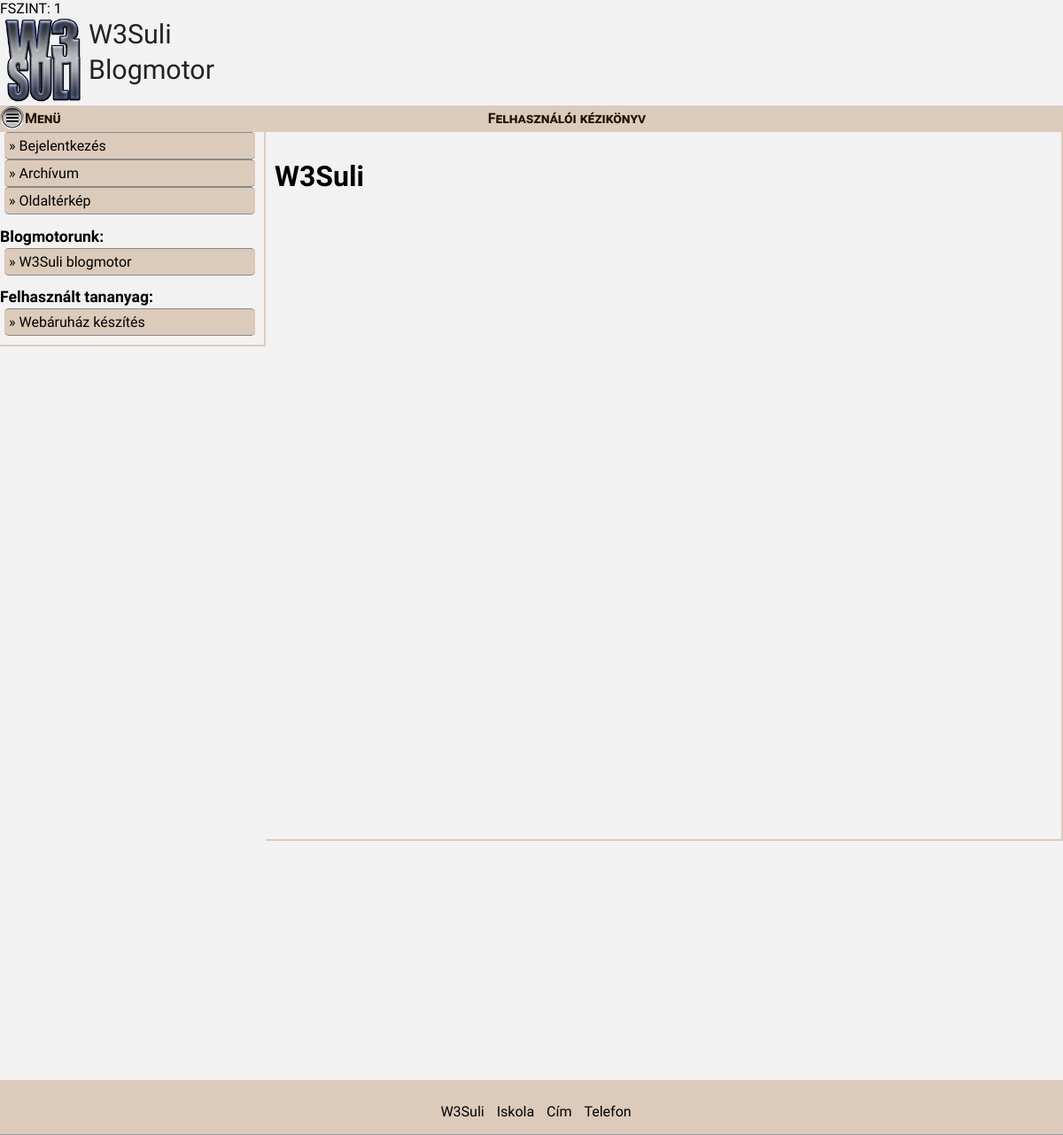
The page / on the database its author committed.
### tables this page shows
CREATE TABLE IF NOT EXISTS `AlapAdatok` (
  `id` int(10) NOT NULL AUTO_INCREMENT,
  `WebhelyNev` varchar(50) NOT NULL DEFAULT '',
  `Iskola` varchar(255) NOT NULL DEFAULT '',
  `Cim` varchar(255) NOT NULL DEFAULT '',
  `Telefon` varchar(20) NOT NULL DEFAULT '',
  `Stilus` smallint(6) NOT NULL DEFAULT '0',
  `HeaderImg` varchar(60) NOT NULL DEFAULT '',
  `FavIcon` varchar(60) NOT NULL DEFAULT '',
  `HeaderStr` varchar(200) NOT NULL DEFAULT '',
  `GoogleKod` varchar(50) NOT NULL DEFAULT '',
  `GooglePlus` tinyint(4) NOT NULL DEFAULT '0',
  `HEADextra` varchar(255) NOT NULL DEFAULT '',
  `FacebookURL` varchar(50) NOT NULL DEFAULT '',
  `FacebookOK` tinyint(4) NOT NULL DEFAULT '0',
  PRIMARY KEY (`id`)
);

CREATE TABLE IF NOT EXISTS `FoMenuLink` (
  `id` int(11) NOT NULL AUTO_INCREMENT,
  `LNev` varchar(50) NOT NULL DEFAULT '',
  `LURL` varchar(50) NOT NULL,
  `LPrioritas` tinyint(4) NOT NULL,
  PRIMARY KEY (`id`)
);

### php/Alapbeallitasok.php (called while the page is built, shortened)
<?php
function getAlapbeallitasok() {
    global $MySqliLink;
    $SelectStr   = "SELECT * FROM AlapAdatok LIMIT 1";
    $result      = mysqli_query($MySqliLink,$SelectStr) OR die("Hiba gAb 1");
    $rowDB       = mysqli_num_rows($result);
    if($rowDB>0){
       $row      = mysqli_fetch_array($result, MYSQLI_ASSOC); mysqli_free_result($result);
    }
    return $row;
}
?>

### php/Lapozas.php (called while the page is built, shortened)
<?php
function getKatLapinfo($MaxDBperOldal) {
    global $MySqliLink, $Aktoldal, $oURL, $oLap;
    $AktLap = 1;
    $arrLapinfo              = array();
    $arrLapinfo['SelectStr'] = '';
    $arrLapinfo['OsszDB']    = '';
    $arrLapinfo['LapozHTML'] = '';
    $LapozHTML               = '';
    $SelectStr     = "SELECT * FROM Oldalak WHERE OSzuloId=".$Aktoldal['id']."
                     AND OTipus<10 order by OPrioritas DESC, ONev";
    $result        = mysqli_query($MySqliLink,$SelectStr) OR die("Hiba LInf 01 ");
    $MaxOldal      = mysqli_num_rows($result);
    $arrLapinfo['LapozHTML']= $LapozHTML;
    return $arrLapinfo;
}
function getCikkLapinfo($MaxDBperOldal) {
   global $MySqliLink, $Aktoldal, $oURL, $oLap, $CCim;
    $AktLap    = 1;
    $LapozHTML = '';
    $arrLapinfo              = array();
    $arrLapinfo['SelectStr'] = '';
    $arrLapinfo['OsszDB']    = '';
    $arrLapinfo['LapozHTML'] = '';
    if ($_SESSION['SzerkCikk'.'id'] == 0) {
        if ($_SESSION['AktFelhasznalo'.'FSzint']==1) {
              $SelectStr = "SELECT C.id, C.CNev, C.CLeiras, C.CTartalom, C.CLathatosag, C.CSzerzo, C.CSzerzoNev, C.CModositasTime
                            FROM Cikkek AS C
                            LEFT JOIN OldalCikkei AS OC
                            ON OC.Cid= C.id
                            WHERE
                               OC.Oid=".$Aktoldal['id']." AND
                               C.CLathatosag>2
                            ORDER BY  OC.CPrioritas DESC, C.CModositasTime DESC";
        }
    }
    $result        = mysqli_query($MySqliLink,$SelectStr) OR die("Hiba CLInf 01 xa ");
    $MaxCikk       = mysqli_num_rows($result);
    $arrLapinfo['LapozHTML']= $LapozHTML;
    return $arrLapinfo;
}
?>

### php/AlapFgvek.php (called while the page is built, shortened)
<?php
    function getTXTtoURL($txt) {
        $arr = array(' ' => '_', ',' => '_',  ';' => '',  '"' => '',  "'" => '',  ':' => '',  '  ' => '__', '   ' => '___', 'á' => 'a', 'Á' => 'A',
               'é' => 'e', 'É' => 'e', 'ó' => 'o', 'Ó' => 'O', 'í' => 'i', 'Í' => 'I', 'Ú' => 'U', 'ú' => 'u', 'Ö' => 'O',
               'ö' => 'o', 'Ő' => 'O', 'ő' => 'o', 'Ü' => 'U', 'ü' => 'u', 'Ű' => 'U', 'ű' => 'u', '.' => '_', "\x5C" => "",
               "/" => "", '|' => '', '?' => '', '*' => '', '\\' => '', ':' => '', '<' => '', '<' => '>');
        $txt = strtr($txt ,$arr);
        return $txt;
    }
?>

### index.php (the view, shortened to what this page needs)
<?php
  $Aktoldal       = array();
  require_once 'php/AlapFgvek.php';
  if (isset($_GET['lap'])) { $oLap = INT_post($_GET['lap']);}    else { $oLap = 0;}
  if (isset($_GET['cim'])) { $CCim = getTXTtoURL($_GET['cim']);} else { $CCim = '';}
  require_once("init/db/start.php");
  require_once("php/Alapbeallitasok.php");
  $AlapAdatok = getAlapbeallitasok();
  require_once("php/Oldal.php");
  require_once("php/Lapozas.php");
  require_once 'php/FoMenu.php';
  require_once 'php/Menu.php';
  require_once 'php/Lablec.php';
  require_once 'php/MenuPlusz.php';
  getOldalData($oURL);
?>
<!DOCTYPE html>
<html lang="hu">
  <head>
     <link type="text/css" rel="stylesheet" media="all"   href="css/w3suli_alap.css" />
     <link type="text/css" rel="stylesheet" media="all"   href="css/w3suli_szerkeszt.css" />
     <link type="text/css" rel="stylesheet" media="all"   href="css/w3suli_responsive.css" />
     <?php echo getHead(); ?>
  </head>
  <body onLoad='JSonLoad()'>
     <div id='Keret'>
       <header id='FoHeder'>
		   <a href="./" id="logoImgLink"><img src="img/ikonok/HeaderImg/<?php echo $AlapAdatok['HeaderImg']; ?>" alt="logó" title="Oldal neve" style="float:left;"></a>
		   <a href="./" id="logoLink"> <?php echo $AlapAdatok['HeaderStr']; ?></a>
	   </header>
       <nav id='FoNav'>
		 <div id='FoNavBal'>
		   <label for="chmenu" class="MenusorElem" id="MenuLabel">
             <img src="img/ikonok/menu228.png" alt="Menü" title="Menü" style="float:left;" id="MenuIkon2">
             <span id="MENUGombDiv"><?php echo U_INDEX_MENU; ?> </span>
           </label>
         </div>
         <div id='FoNavJobb'>
	     <?php echo getFoMenuHTML(); ?>
	 </div>
       </nav>
       <div id='BelsoKeret'>
		  <nav id='HelyiNav'>
                     <?php echo getMenuHTML()?>
		  </nav>
		  <div id='Tartalom'>
                        <?php echo getOldalHTML(); ?>
		  </div>
		  <aside id='KiegeszitoInfo'><?php echo getKiegTHTML(); ?></aside>
       </div>
       <footer id='FoFooter'><?php echo getLablecHTML(); ?></footer>
     </div>
  </body>
</html>

### php/Oldal.php (shortened to what this page needs)
<?php
    $Aktoldal['id']                 = -1;
    $Aktoldal['ONev']               = '';
    $Aktoldal['OUrl']               = '';
    $Aktoldal['OLathatosag']        = 0;
    $Aktoldal['OPrioritas']         = 0;
    $Aktoldal['OLeiras']            = '';
    $Aktoldal['OKulcsszavak']       = '';
    $Aktoldal['OSzuloId']           = 0;
    $Aktoldal['OTipus']             = -1;
    $Aktoldal['OTartalom']          = '';
    $Aktoldal['OImgDir']            = '';
    $Aktoldal['OImg']               = '';
    $Aktoldal['OLatszik']           = 1;
    function getOldalData($OUrl) {
        global $Aktoldal, $SzuloOldal, $NagyszuloOldal, $DedSzuloId, $UkSzuloId, $MySqliLink;
        $tiszta_OURL = $OUrl;
        if ($tiszta_OURL=='') {$tiszta_OURL = 'kezdolap';}
        $SelectStr   = "SELECT * FROM Oldalak WHERE OUrl='$tiszta_OURL' LIMIT 1";
        $result      = mysqli_query($MySqliLink,$SelectStr) OR die("Hiba gOD 01 ");
        $rowDB       = mysqli_num_rows($result);
        if ($rowDB > 0) {
          $row    = mysqli_fetch_array($result, MYSQLI_ASSOC); mysqli_free_result($result);
          $Aktoldal['id']           = $row['id'];
          $Aktoldal['ONev']         = $row['ONev'];
          $Aktoldal['OUrl']         = $row['OUrl'];
          $Aktoldal['OLathatosag']  = $row['OLathatosag'];
          $Aktoldal['OPrioritas']   = $row['OPrioritas'];
          $Aktoldal['OLeiras']      = $row['OLeiras'];
          $Aktoldal['OKulcsszavak'] = $row['OKulcsszavak'];
          $Aktoldal['OSzuloId']     = $row['OSzuloId'];
          $Aktoldal['OTipus']       = $row['OTipus'];
          $Aktoldal['OTartalom']    = $row['OTartalom'];
          $Aktoldal['OImgDir']      = $row['OImgDir'];
          $Aktoldal['OImg']         = $row['OImg'];
        }
    }
    function getOldalHTML() {
      global $Aktoldal, $SzuloOldal, $NagyszuloOldal, $DedSzuloId, $AlapAdatok, $MySqliLink, $UkSzuloId;
      $HTMLFormkod   = '';
      if ($_SESSION['AktFelhasznalo'.'FSzint']>0)  {
        $HTMLkod       = '';
        $HTMLkod  .= "<div id='divOTartalom'>\n";
        switch ($Aktoldal['OTipus']) {
          case 0:   $HTMLkod  .= "<h1>".$AlapAdatok['WebhelyNev']."</h1>\n ";
                    $arrLapozC    = getCikkLapinfo(10);
                    $arrLapozO    = getKatLapinfo(10);
                    $HTMLkod     .= $HTMLFormkod;
                    $HTMLkod     .= "<main>";
                    $HTMLkod     .= getCikkekForm();
                    $HTMLkod     .= $Aktoldal['OTartalom'].'<br>';
                    $HTMLkod  .= "</main>";
                break;
        }
        $HTMLkod  .= "</div>\n";
      }
      return $HTMLkod;
    }
    function getHead() {
        global $Aktoldal, $AlapAdatok;
        $HTMLkod      = '';
        if ($Aktoldal['OTipus']!=0) {
           $HTMLkod   = "<title>".$Aktoldal['ONev']." - ".$AlapAdatok['WebhelyNev']."</title>\n";
        } else {
           $HTMLkod   = "<title>".$AlapAdatok['WebhelyNev']." </title>\n";
        }
        $HTMLkod    .= "<link type='text/css' rel='stylesheet' media='all'   href='css/w3suli_stilus_".$AlapAdatok['Stilus'].".css' />\n";
        $description = $Aktoldal['OLeiras'];
        $HTMLkod    .= "  <meta name='description' content='$description'> \n";
        $keywords    = $Aktoldal['OKulcsszavak'];
        $HTMLkod    .= "  <meta name='keywords' content='$keywords'> \n";
        return $HTMLkod;
    }
?>

### php/FoMenu.php (shortened to what this page needs)
<?php
function getFoMenuHTML() {
    global $MySqliLink;
    $HTMLkod    = '';
    $SelectStr  = "SELECT * FROM FoMenuLink WHERE LPrioritas>0 ORDER BY LPrioritas DESC";
    $result     = mysqli_query($MySqliLink, $SelectStr) OR die("Hiba fml 02");
    $rowDB      = mysqli_num_rows($result);
    if ($rowDB > 0) {
        while ($row = mysqli_fetch_array($result)){
            if ($row['LURL']){
                $HTMLkod .= "<a href='".$row['LURL']."' class ='MPontLink'>".$row['LNev']."</a>\n";
            }
        }
    }
  return $HTMLkod;
}
function getFoMenuPLHTML() {
    global $MySqliLink;
    $HTMLkod    = '';
    $SelectStr  = "SELECT * FROM FoMenuLink WHERE LPrioritas>0 ORDER BY LPrioritas DESC";
    $result     = mysqli_query($MySqliLink, $SelectStr) OR die("Hiba fml 02");
    $rowDB      = mysqli_num_rows($result);
    if ($rowDB > 0) {
        while ($row = mysqli_fetch_array($result)){
            if ($row['LURL']){
                $HTMLkod .= "<li class='M1'><a href='".$row['LURL']."' class ='MPontLink'>".$row['LNev']."</a></li>\n";
            }
        }
    }
    if ($HTMLkod!='') { $HTMLkod="<ul class='Ul1' id='FoLinkHMenu'>$HTMLkod</ul>"; }
    return $HTMLkod;
}
?>

### php/Lablec.php
<?php
    function getLablecHTML() {
        $HTMLkod    = "";
        $AlapAdatok = getAlapbeallitasok();
        $WebhelyNev = $AlapAdatok['WebhelyNev'];
        $Iskola     = $AlapAdatok['Iskola'];
        $Cim        = $AlapAdatok['Cim'];
        $Telefon    = $AlapAdatok['Telefon'];
        $HTMLkod .= "<ul id = 'footer_ul'>\n
                    <li class = 'footer_li'>$WebhelyNev</li>\n
                    <li class = 'footer_li'>$Iskola</li>\n
                    <li class = 'footer_li'>$Cim</li>\n
                    <li class = 'footer_li'>$Telefon</li>\n
                    </ul>";
        return $HTMLkod;
}

### css/w3suli_alap.css (style rules this page uses)
a { text-decoration:none; }
* { box-sizing: border-box; }
body, html { margin:0; padding:0; width:100%; overflow-x: hidden; }
#Keret { width:100%; min-height:100%; }
#FoHeder { background-color:#CC9966; width:100%; width:100%; height:100px; }
#FoNav { width:100%; line-height:30px; }
#BelsoKeret { width:100%; padding:0 300px; min-height: 100%; }
#Tartalom { width:100%; min-height:100%; float:left; margin-right:-100%;margin-bottom:40px; padding:10px; }
#HelyiNav { background-color:#888; width:300px; float:left; margin: 0 0 0 -300px; }
#KiegeszitoInfo { background-color:#08f; width:300px; margin-right:-300px; float:right; padding-top: 5px; margin-top:1px; }
footer { background-color:#999999; width:100%;clear:both; border-bottom:1px solid #999999; margin-top:10px; padding-top: 10px; display: block; }
#logoImgLink img { width:90px;margin:2px 5px; }
#logoLink { line-height:40px; font-size:1.9em; vertical-align:sub; }
#logoLink span { vertical-align:sub; }
#logoLink span:last-of-type { vertical-align:super; }
a#logoLink { color:#fff; }
a#logoLink:link { color:#fff; }
#FoNav #MenuIkon2 { display: block; }
#FoNavBal { float:left; width:100px; }
#FoNavJobb { width:100%;margin:0 100px; text-align:center; }
#HelyiNav { margin-bottom:40px; }
#FoFooter { text-align: center; }
#FoFooter ul { list-style-type: none; padding-left:0px; }
#FoFooter li { display: inline-block; padding-left:10px; }

### css/w3suli_responsive.css (style rules this page uses)
@media only screen and (min-width : 690px) and (max-width : 1200px) { #Keret #BelsoKeret { padding-right:0; } }
@media only screen and (min-width : 690px) and (max-width : 1200px) { #BelsoKeret #KiegeszitoInfo { margin-right:0px; width:100%; } }
@media only screen and (min-width : 690px) and (max-width : 1200px) { #Tartalom { margin-right:10px; } }
@media only screen and (min-width : 690px) and (max-width : 1200px) { #KiegeszitoInfo { width:90%; } }
@media only screen and (min-height: 400px) { #BelsoKeret { min-height:400px; border-bottom:1px solid rgba(0, 0, 0, 0.01); } }
@media only screen and (min-height: 500px) { #BelsoKeret { min-height:500px; border-bottom:1px solid rgba(0, 0, 0, 0.01); } }
@media only screen and (min-height: 600px) { #BelsoKeret { min-height:600px; border-bottom:1px solid rgba(0, 0, 0, 0.01); } }
@media only screen and (min-height: 800px) { #BelsoKeret { min-height:800px; border-bottom:1px solid rgba(0, 0, 0, 0.01); } }
@media only screen and (min-height: 900px) { #BelsoKeret { min-height:900px; border-bottom:1px solid rgba(0, 0, 0, 0.01); } }
@media only screen and (min-height: 1000px) { #BelsoKeret { min-height:960px; border-bottom:1px solid rgba(0, 0, 0, 0.01); } }
@media only screen and (min-height: 1100px) { #BelsoKeret { min-height:1060px; border-bottom:1px solid rgba(0, 0, 0, 0.01); } }

### css/w3suli_stilus_2.css (style rules this page uses)
a { color:#338833; }
a#logoLink { color:#222; }
a#logoLink:link { color:#222; }
#FoHeder { background-color:#f2f2f2; }
body, html { background-color:#f2f2f2; font-family: 'Istok Web', sans-serif; }
#Keret { background-color:#f2f2f2; }
#BelsoKeret { background-color:#f2f2f2; width:100%; padding:0 300px; }
#Tartalom { background-color:#f2f2f2; border-right:2px solid #DCCBBB; border-bottom:2px solid #DCCBBB; }
#KiegeszitoInfo { background-color:#f2f2f2; width:300px; margin-right:-300px; float:right; }
footer { background-color:#DCCBBB; }
#FoNav { background-color:#DCCBBB; width:100%; line-height:30px; }
#FoNav { background-color:#DCCBBB; width:100%; line-height:30px; font-family: 'Istok Web', sans-serif; font-weight:bold; font-variant:small-caps; color:#210; }
#FoNav a { color:#210; margin: 0 5px; }
#FoNavBal { float:left; width:100px; }
#FoNavJobb { width:100%;margin:0 100px; text-align:center; padding-right:10%; }
.MPontLink { display:inline-block; color:#000; }
#HelyiNav { background-color:#f2f2f2; padding-right:10px; padding-bottom:10px; border-right:2px solid #DCCBBB; border-bottom:2px solid #DCCBBB; }
#HelyiNav { margin-bottom:40px; }

### rows shown on the page
alapadatok: HeaderImg (picture), HeaderStr "W3Suli Blogmotor", WebhelyNev "W3Suli", Iskola "Iskola", Cim "Cím", Telefon "Telefon"
fomenulink: LNev "Felhasználói kézikönyv"

### other values the page prints
$_SESSION["AktFelhasznalo"."FSzint"] "1"
U_INDEX_MENU "Menü"
U_MENU_BEJEL "Bejelentkezés"
U_MENUPL_MOTOR "Blogmotorunk"
U_MENUPL_TANAGYAG "Felhasznált tananyag"
